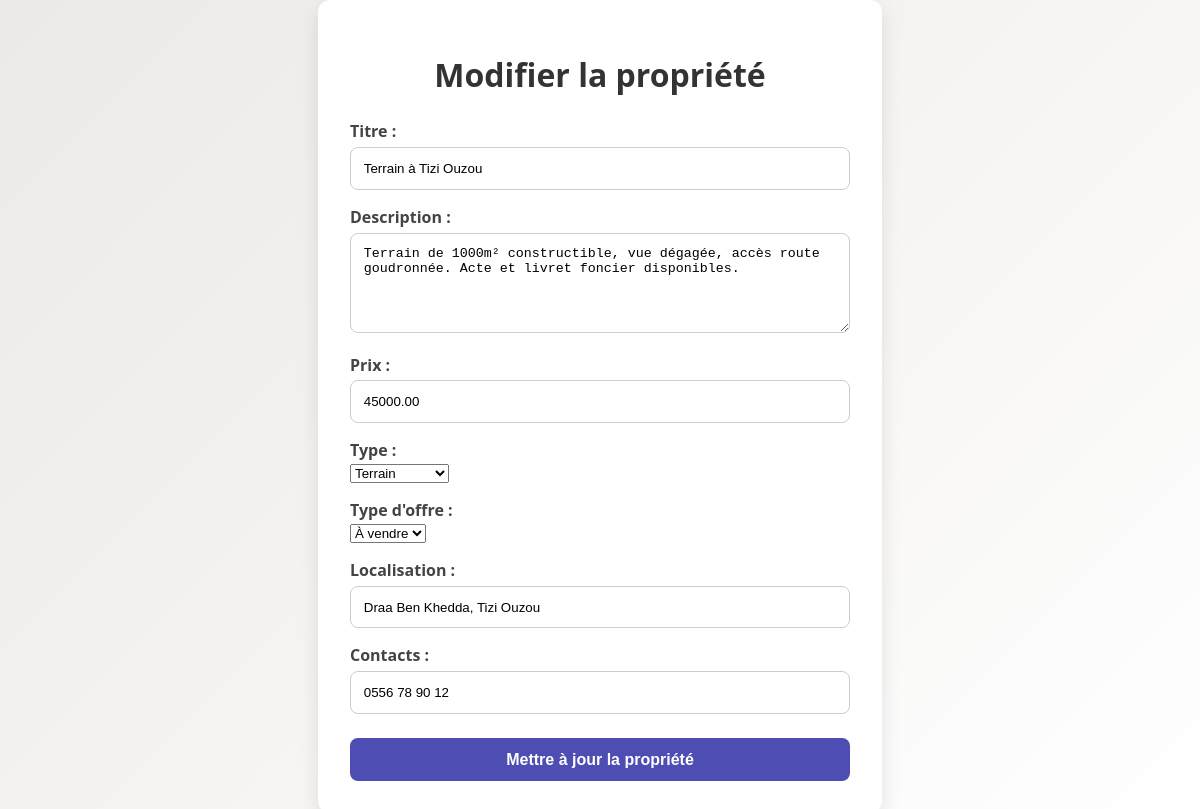
/modifier_propriete.php?id=73 (signed in), run on the app's committed database.
### tables this page shows
CREATE TABLE `propriete` (
  `id` int(11) NOT NULL,
  `titre` varchar(255) NOT NULL,
  `description` text NOT NULL,
  `prix` decimal(10,2) NOT NULL,
  `contacts` varchar(100) NOT NULL,
  `type` enum('appartement','maison','commercial','terrain') NOT NULL,
  `localisation` varchar(255) NOT NULL,
  `cree_a` timestamp NOT NULL DEFAULT current_timestamp(),
  `modifie_a` timestamp NOT NULL DEFAULT current_timestamp() ON UPDATE current_timestamp(),
  `photos` varchar(55) NOT NULL,
  `image_01` varchar(50) NOT NULL,
  `image_02` varchar(50) NOT NULL,
  `image_03` varchar(50) NOT NULL,
  `image_04` varchar(50) NOT NULL,
  `image_05` varchar(50) NOT NULL,
  `statut` varchar(20) DEFAULT 'en_attente',
  `utilisateur_id` int(11) DEFAULT NULL,
  `type_offre` enum('a_louer','a_vendre') DEFAULT NULL
);

### modifier_propriete.php (the view, shortened to what this page needs)
<?php
require_once __DIR__ . '/db.php';
$property_id = $_GET['id'] ?? null;
$sql = "SELECT * FROM propriete WHERE id = ? AND utilisateur_id = ?";
$stmt = $conn->prepare($sql);
$stmt->bind_param('ii', $property_id, $_SESSION['user_id']);
$stmt->execute();
$result = $stmt->get_result();
$property = $result->fetch_assoc();
?>
<!DOCTYPE html>
<html lang="fr">
<head>
</head>
<body>
    <div class="container">
        <h1>Modifier la propriété</h1>
        <form action="modifier_propriete.php?id=<?= $property_id ?>" method="POST" enctype="multipart/form-data">
            <label for="titre">Titre :</label>
            <input type="text" name="titre" id="titre" value="<?= htmlspecialchars($property['titre'], ENT_QUOTES, 'UTF-8') ?>" required>
            <label for="description">Description :</label>
            <textarea name="description" id="description" required><?= htmlspecialchars($property['description'], ENT_QUOTES, 'UTF-8') ?></textarea>
            <label for="prix">Prix :</label>
            <input type="number" name="prix" id="prix" value="<?= $property['prix'] ?>" required>
<label for="type">Type :</label>
<select name="type" id="type" required>
    <option value="terrain" <?= $property['type'] === 'terrain' ? 'selected' : '' ?>>Terrain</option>
</select>
<label for="type_offre">Type d'offre :</label>
<select name="type_offre" id="type_offre" required>
    <option value="a_vendre" <?= $property['type_offre'] === 'a_vendre' ? 'selected' : '' ?>>À vendre</option>
</select>
            <label for="localisation">Localisation :</label>
            <input type="text" name="localisation" id="localisation" value="<?= htmlspecialchars($property['localisation'], ENT_QUOTES, 'UTF-8') ?>" required>
            <label for="contacts">Contacts :</label>
            <input type="text" name="contacts" id="contacts" value="<?= htmlspecialchars($property['contacts'], ENT_QUOTES, 'UTF-8') ?>" required>
            <button type="submit">Mettre à jour la propriété</button>
        </form>
    </div>
</body>
</html>

### modifier_propriete.php (style rules this page uses)
body { font-family: 'Segoe UI', Tahoma, Geneva, Verdana, sans-serif; background: linear-gradient(135deg, #ece9e6, #ffffff); margin: 0; padding: 0; display: flex; align-items: center; justify-content: center; min-height: 100vh; }
.container { background-color: #ffffff; padding: 2rem; border-radius: 12px; box-shadow: 0 8px 20px rgba(0, 0, 0, 0.1); max-width: 500px; width: 100%; text-align: left; }
h1 { text-align: center; margin-bottom: 1.5rem; color: #333; }
form label { display: block; margin-top: 1rem; font-weight: bold; color: #444; }
form input[type="text"], form input[type="number"], form textarea { width: 100%; padding: 0.8rem; margin-top: 0.3rem; border: 1px solid #ccc; border-radius: 8px; box-sizing: border-box; transition: border 0.3s ease; }
form textarea { resize: vertical; min-height: 100px; }
form button { margin-top: 1.5rem; padding: 0.8rem 1.2rem; width: 100%; background-color: #4d4db3; color: white; border: none; border-radius: 8px; font-size: 1rem; font-weight: bold; cursor: pointer; transition: background 0.3s ease; }

### data on the page
propriete: titre "Terrain à Tizi Ouzou", description "Terrain de 1000m² constructible, vue dégagée, accès route goudronnée. Acte et livret foncier disponibles.", prix "45000.00", type "Terrain", type_offre "À vendre", localisation "Draa Ben Khedda, Tizi Ouzou", contacts "0556 78 90 12"
